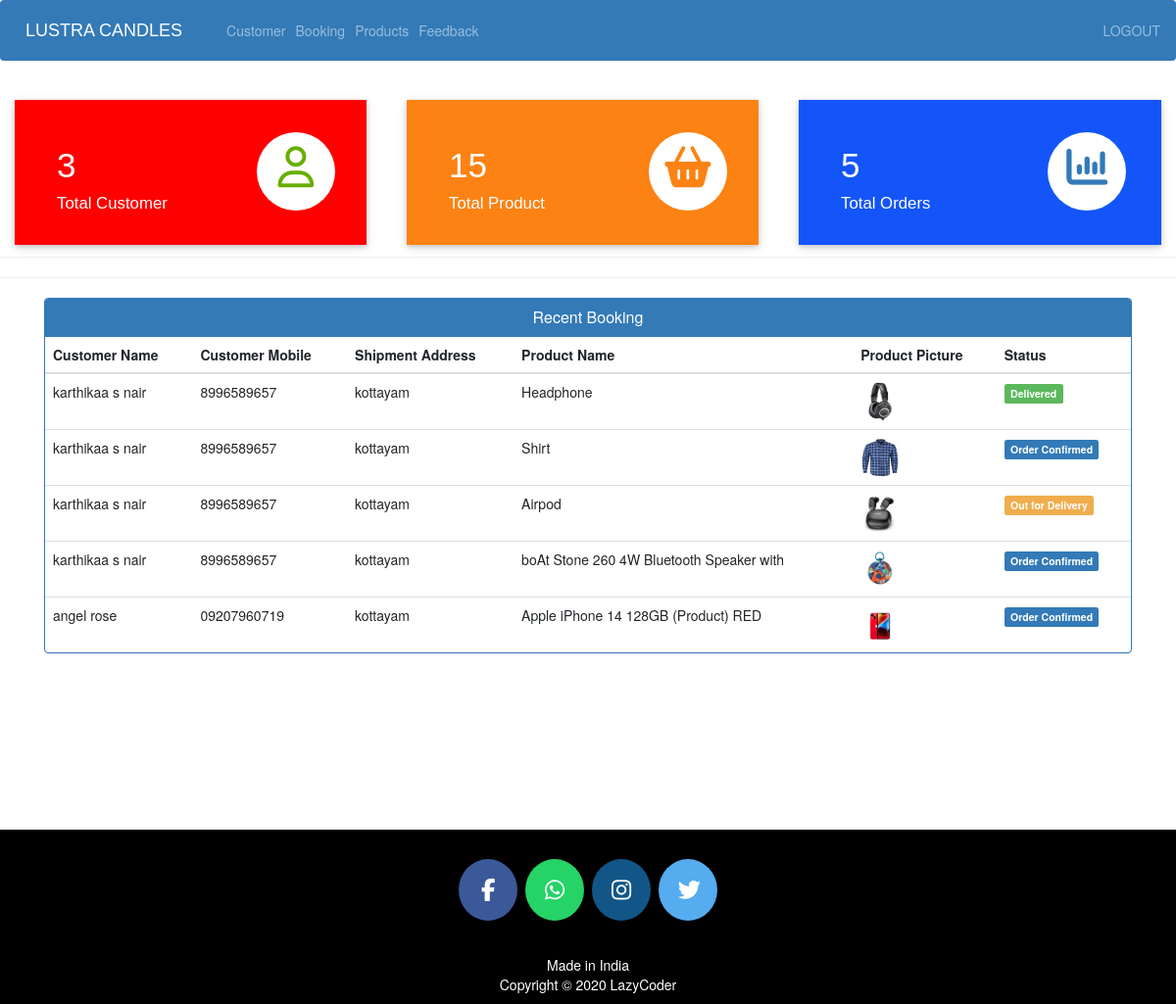
/admin-dashboard (signed in), run on an earlier commit of the app's database.
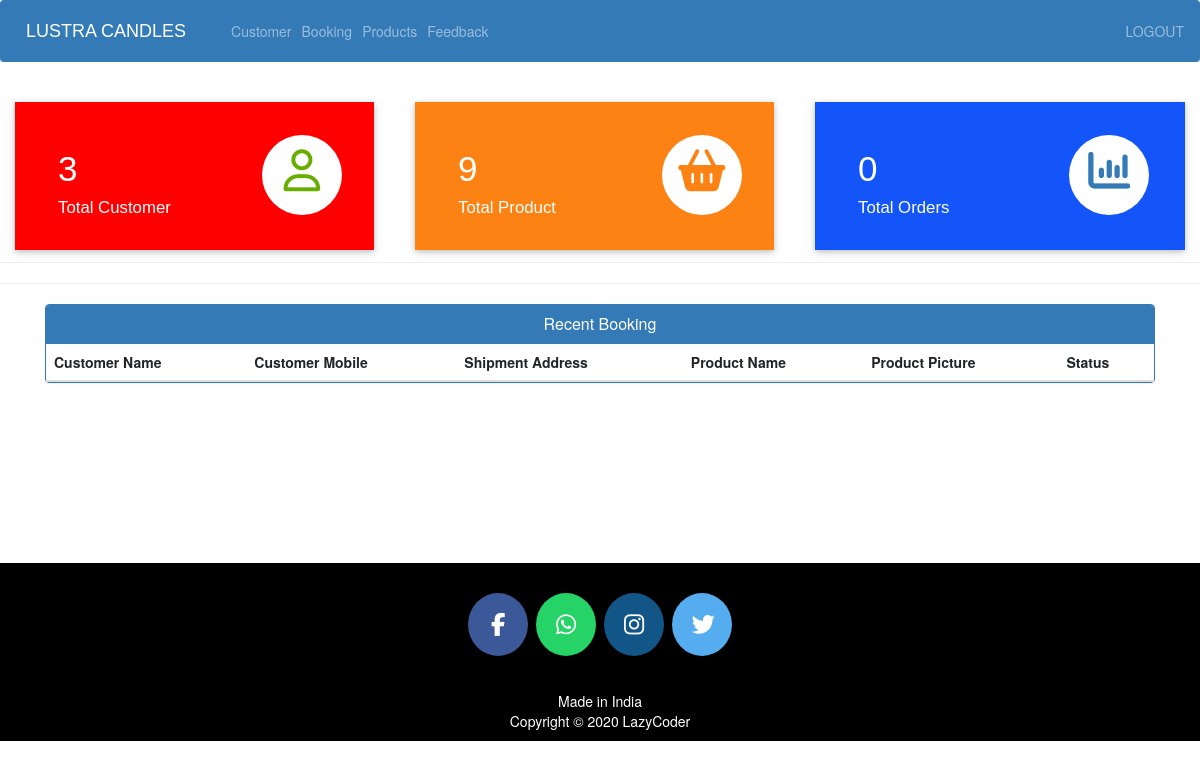
And on a later commit of the database.
### ecom/models.py (models this page shows, shortened)
class Customer(models.Model):
    user=models.OneToOneField(User,on_delete=models.CASCADE)
    profile_pic= models.ImageField(upload_to='profile_pic/CustomerProfilePic/',null=True,blank=True)
    address = models.CharField(max_length=40)
    mobile = models.CharField(max_length=20,null=False)
    @property
    def get_name(self):
        return self.user.first_name+" "+self.user.last_name

class Orders(models.Model):
    STATUS =(
        ('Pending','Pending'),
        ('Order Confirmed','Order Confirmed'),
        ('Out for Delivery','Out for Delivery'),
        ('Delivered','Delivered'),
    )
    customer=models.ForeignKey('Customer', on_delete=models.CASCADE,null=True)
    product=models.ForeignKey('Product',on_delete=models.CASCADE,null=True)
    email = models.CharField(max_length=50,null=True)
    address = models.CharField(max_length=500,null=True)
    mobile = models.CharField(max_length=20,null=True)
    order_date= models.DateField(auto_now_add=True,null=True)
    status=models.CharField(max_length=50,null=True,choices=STATUS)

class Product(models.Model):
    name=models.CharField(max_length=40)
    product_image= models.ImageField(upload_to='product_image/',null=True,blank=True)
    price = models.PositiveIntegerField()
    description=models.CharField(max_length=40)

### ecom/views.py (the view)
# urls.py: path('admin-dashboard', views.admin_dashboard_view,name='admin-dashboard'),
@login_required(login_url='adminlogin')
def admin_dashboard_view(request):
    customercount=models.Customer.objects.all().count()
    productcount=models.Product.objects.all().count()
    ordercount=models.Orders.objects.all().count()
    orders=models.Orders.objects.all()
    ordered_products=[]
    ordered_bys=[]
    for order in orders:
        ordered_product=models.Product.objects.all().filter(id=order.product.id)
        ordered_by=models.Customer.objects.all().filter(id = order.customer.id)
        ordered_products.append(ordered_product)
        ordered_bys.append(ordered_by)
    mydict={
    'customercount':customercount,
    'productcount':productcount,
    'ordercount':ordercount,
    'data':zip(ordered_products,ordered_bys,orders),
    }
    return render(request,'ecom/admin_dashboard.html',context=mydict)

### templates/ecom/admin_dashboard.html
{% extends 'ecom/admin_base.html' %}
{% load static %}
{% block content %}
<br>
{%include 'ecom/admin_dashboard_cards.html'%}
<br><br><br><br><br>
<hr><hr>
<div class="container" >
    <div class="panel panel-primary" >
      <div class="panel-heading" style="text-align:center;">
        <h6 class="panel-title">Recent Booking</h6>
      </div>
      <table class="table table-hover" id="dev-table">
        <thead>
          <tr>
            <th>Customer Name</th>
            <th>Customer Mobile</th>
            <th>Shipment Address</th>
            <th>Product Name</th>
            <th>Product Picture</th>
            <th>Status</th>
          </tr>
        </thead>
        {% for product,customer,order in data %}
        <tr>
          {% for c in customer %}
          <td> {{c.get_name}}</td>
          <td>{{c.mobile}}</td>
          <td>{{order.address}}</td>
          {% endfor %}
          {% for p in product %}
          <td> {{p.name}}</td>
          <td> <img src="{% static p.product_image.url %}" alt="Profile Pic" height="40px" width="40px" /></td>
          {% if order.status == 'Pending'%}
          <td> <span class="label label-info">{{order.status}}</span></td>
          {% elif order.status == 'Delivered' %}
          <td> <span class="label label-success">{{order.status}}</span></td>
          {% elif order.status == 'Out for Delivery' %}
          <td> <span class="label label-warning">{{order.status}}</span></td>
          {%else%}
            <td> <span class="label label-primary">{{order.status}}</span></td>
          {%endif%}
          {% endfor %}
        </tr>
        {% endfor %}
      </table>
  </div>
</div>
{% endblock content %}

What changed in the data, as far as the page shows it:
removed Orders: address "kottayam", status "Delivered"
no longer on this page (row unchanged): Customer: get_name "karthikaa s nair", mobile "8996589657"
removed Product: name "Headphone", product_image (picture)
removed Orders: address "kottayam", status "Order Confirmed"
removed Product: name "Shirt", product_image (picture)
removed Orders: address "kottayam", status "Out for Delivery"
removed Product: name "Airpod", product_image (picture)
removed Orders: address "kottayam", status "Order Confirmed"
removed Product: name "boAt Stone 260 4W Bluetooth Speaker with", product_image (picture)
removed Orders: address "kottayam", status "Order Confirmed"
no longer on this page (row unchanged): Customer: get_name "angel rose", mobile "09207960719"
removed Product: name "Apple iPhone 14 128GB (Product) RED", product_image (picture)
Also different on the page:
{{ productcount }}: "15" → "9"
{{ ordercount }}: "5" → "0"
